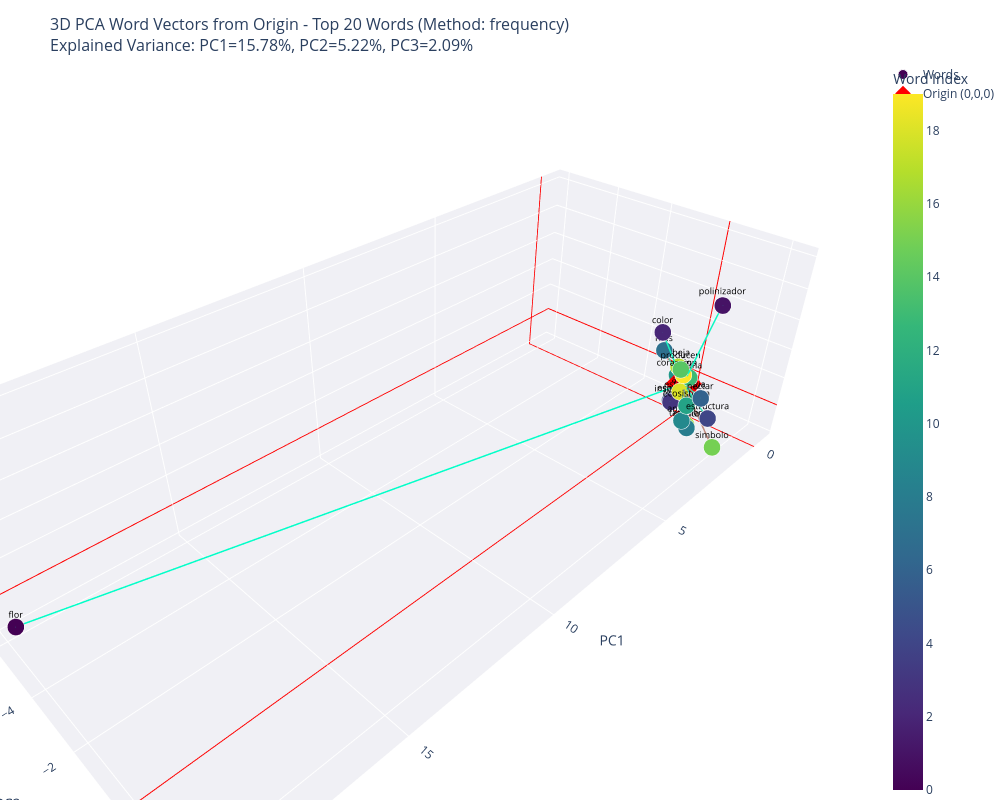

Source (notebook cell):
### Code cell
co_ocurrence.apply_pca()

co_ocurrence.plot_3d_interactive()

### Figure 1 — Plotly figure (JSON) as saved in the notebook; plotly's stock layout.template omitted (floating-point values rounded to 4 significant figures)
{"data": [{"hoverinfo": "skip", "line": {"color": "rgb(0, 255, 200)", "width": 3}, "mode": "lines", "showlegend": false, "type": "scatter3d", "x": [0, 19.7], "y": [0, -6.129], "z": [0, -0.9197]}, {"hoverinfo": "skip", "line": {"color": "rgb(12, 247, 195)", "width": 3}, "mode": "lines", "showlegend": false, "type": "scatter3d", "x": [0, 3.648], "y": [0, 2.487], "z": [0, 5.069]}, {"hoverinfo": "skip", "line": {"color": "rgb(25, 239, 190)", "width": 3}, "mode": "lines", "showlegend": false, "type": "scatter3d", "x": [0, 1.139], "y": [0, -0.4176], "z": [0, 2.177]}, {"hoverinfo": "skip", "line": {"color": "rgb(38, 231, 185)", "width": 3}, "mode": "lines", "showlegend": false, "type": "scatter3d", "x": [0, 0.7758], "y": [0, 0.06505], "z": [0, -0.3174]}, {"hoverinfo": "skip", "line": {"color": "rgb(51, 224, 180)", "width": 3}, "mode": "lines", "showlegend": false, "type": "scatter3d", "x": [0, 1.889], "y": [0, 1.92], "z": [0, 0.4819]}, {"hoverinfo": "skip", "line": {"color": "rgb(63, 216, 175)", "width": 3}, "mode": "lines", "showlegend": false, "type": "scatter3d", "x": [0, 0.7725], "y": [0, 0.03217], "z": [0, -0.2912]}, {"hoverinfo": "skip", "line": {"color": "rgb(76, 208, 170)", "width": 3}, "mode": "lines", "showlegend": false, "type": "scatter3d", "x": [0, 2.074], "y": [0, 1.667], "z": [0, 1.163]}, {"hoverinfo": "skip", "line": {"color": "rgb(89, 200, 165)", "width": 3}, "mode": "lines", "showlegend": false, "type": "scatter3d", "x": [0, 0.04882], "y": [0, -0.8523], "z": [0, 0.9153]}, {"hoverinfo": "skip", "line": {"color": "rgb(102, 193, 160)", "width": 3}, "mode": "lines", "showlegend": false, "type": "scatter3d", "x": [0, 1.27], "y": [0, 1.019], "z": [0, -0.6137]}, {"hoverinfo": "skip", "line": {"color": "rgb(114, 185, 155)", "width": 3}, "mode": "lines", "showlegend": false, "type": "scatter3d", "x": [0, 1.448], "y": [0, 0.893], "z": [0, -0.3162]}, {"hoverinfo": "skip", "line": {"color": "rgb(127, 177, 150)", "width": 3}, "mode": "lines", "showlegend": false, "type": "scatter3d", "x": [0, -0.358], "y": [0, -0.469], "z": [0, -0.02365]}, {"hoverinfo": "skip", "line": {"color": "rgb(140, 169, 145)", "width": 3}, "mode": "lines", "showlegend": false, "type": "scatter3d", "x": [0, 1.312], "y": [0, 0.8947], "z": [0, 0.1821]}, {"hoverinfo": "skip", "line": {"color": "rgb(153, 162, 140)", "width": 3}, "mode": "lines", "showlegend": false, "type": "scatter3d", "x": [0, 0.3], "y": [0, 0.2981], "z": [0, -0.3032]}, {"hoverinfo": "skip", "line": {"color": "rgb(165, 154, 135)", "width": 3}, "mode": "lines", "showlegend": false, "type": "scatter3d", "x": [0, 0.3913], "y": [0, 0.3535], "z": [0, 0.5592]}, {"hoverinfo": "skip", "line": {"color": "rgb(178, 146, 130)", "width": 3}, "mode": "lines", "showlegend": false, "type": "scatter3d", "x": [0, 0.6689], "y": [0, 0.1572], "z": [0, 0.8946]}, {"hoverinfo": "skip", "line": {"color": "rgb(191, 138, 125)", "width": 3}, "mode": "lines", "showlegend": false, "type": "scatter3d", "x": [0, 1.559], "y": [0, 2.103], "z": [0, -0.6578]}, {"hoverinfo": "skip", "line": {"color": "rgb(204, 131, 120)", "width": 3}, "mode": "lines", "showlegend": false, "type": "scatter3d", "x": [0, 1.134], "y": [0, 0.9274], "z": [0, -0.6207]}, {"hoverinfo": "skip", "line": {"color": "rgb(216, 123, 115)", "width": 3}, "mode": "lines", "showlegend": false, "type": "scatter3d", "x": [0, -0.2652], "y": [0, -0.4143], "z": [0, 0.3463]}, {"hoverinfo": "skip", "line": {"color": "rgb(229, 115, 110)", "width": 3}, "mode": "lines", "showlegend": false, "type": "scatter3d", "x": [0, 0.4822], "y": [0, 0.1701], "z": [0, -0.009911]}, {"hoverinfo": "skip", "line": {"color": "rgb(242, 107, 105)", "width": 3}, "mode": "lines", "showlegend": false, "type": "scatter3d", "x": [0, 0.5063], "y": [0, 0.1946], "z": [0, 0.6374]}, {"hovertemplate": "<b>%{text}</b><br>PC1: %{x:.3f}<br>PC2: %{y:.3f}<br>PC3: %{z:.3f}<br><extra></extra>", "marker": {"color": [0, 1, 2, 3, 4, 5, 6, 7, 8, 9, 10, 11, 12, 13, 14, 15, 16, 17, 18, 19], "colorbar": {"title": {"text": "Word Index"}, "x": 1.02}, "colorscale": [[0, "#440154"], [0.1111, "#482878"], [0.2222, "#3e4989"], [0.3333, "#31688e"], [0.4444, "#26828e"], [0.5556, "#1f9e89"], [0.6667, "#35b779"], [0.7778, "#6ece58"], [0.8889, "#b5de2b"], [1, "#fde725"]], "line": {"color": "white", "width": 1}, "showscale": true, "size": 10}, "mode": "markers+text", "name": "Words", "text": ["flor", "polinizador", "color", "especi", "estructura", "insecto", "nectar", "mas", "planta", "animal", "condicion", "ecosistema", "estrategia", "forma", "producen", "simbolo", "tambien", "abeja", "ano", "aroma"], "textfont": {"color": "black", "size": 9}, "textposition": "top center", "type": "scatter3d", "x": [19.7, 3.648, 1.139, 0.7758, 1.889, 0.7725, 2.074, 0.04882, 1.27, 1.448, -0.358, 1.312, 0.3, 0.3913, 0.6689, 1.559, 1.134, -0.2652, 0.4822, 0.5063], "y": [-6.129, 2.487, -0.4176, 0.06505, 1.92, 0.03217, 1.667, -0.8523, 1.019, 0.893, -0.469, 0.8947, 0.2981, 0.3535, 0.1572, 2.103, 0.9274, -0.4143, 0.1701, 0.1946], "z": [-0.9197, 5.069, 2.177, -0.3174, 0.4819, -0.2912, 1.163, 0.9153, -0.6137, -0.3162, -0.02365, 0.1821, -0.3032, 0.5592, 0.8946, -0.6578, -0.6207, 0.3463, -0.009911, 0.6374]}, {"hovertemplate": "<b>Origin</b><br>PC1: 0<br>PC2: 0<br>PC3: 0<extra></extra>", "marker": {"color": "red", "size": 12, "symbol": "diamond"}, "mode": "markers", "name": "Origin (0,0,0)", "type": "scatter3d", "x": [0], "y": [0], "z": [0]}], "layout": {"height": 800, "hovermode": "closest", "margin": {"b": 0, "l": 0, "r": 0, "t": 60}, "scene": {"xaxis": {"backgroundcolor": "rgb(240, 240, 245)", "gridcolor": "white", "showbackground": true, "title": {"text": "PC1"}, "zeroline": true, "zerolinecolor": "red", "zerolinewidth": 2}, "yaxis": {"backgroundcolor": "rgb(240, 240, 245)", "gridcolor": "white", "showbackground": true, "title": {"text": "PC2"}, "zeroline": true, "zerolinecolor": "red", "zerolinewidth": 2}, "zaxis": {"backgroundcolor": "rgb(240, 240, 245)", "gridcolor": "white", "showbackground": true, "title": {"text": "PC3"}, "zeroline": true, "zerolinecolor": "red", "zerolinewidth": 2}}, "showlegend": true, "title": {"font": {"size": 16}, "text": "3D PCA Word Vectors from Origin - Top 20 Words (Method: frequency)<br>Explained Variance: PC1=15.78%, PC2=5.22%, PC3=2.09%"}, "width": 1000}}
